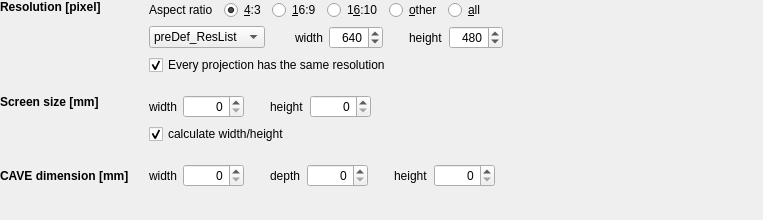
<?xml version="1.0" encoding="UTF-8"?>
<ui version="4.0">
 <class>VRCWProjectionResSizeClass</class>
 <widget class="QWidget" name="VRCWProjectionResSizeClass">
  <property name="geometry">
   <rect>
    <x>0</x>
    <y>0</y>
    <width>763</width>
    <height>220</height>
   </rect>
  </property>
  <property name="windowTitle">
   <string>VRCWProjectionResSize</string>
  </property>
  <layout class="QVBoxLayout" name="VRCWProjectionResSizeClassVLayout">
   <property name="margin">
    <number>0</number>
   </property>
   <item alignment="Qt::AlignLeft|Qt::AlignTop">
    <widget class="QWidget" name="mainWidget" native="true">
     <layout class="QGridLayout" name="mainWidgetGLayout">
      <property name="horizontalSpacing">
       <number>20</number>
      </property>
      <property name="verticalSpacing">
       <number>0</number>
      </property>
      <property name="margin">
       <number>0</number>
      </property>
      <item row="0" column="0" alignment="Qt::AlignLeft|Qt::AlignTop">
       <widget class="QWidget" name="caveDimResSizeWidget" native="true">
        <layout class="QGridLayout" name="caveDimResSizeWidgetGLayout">
         <property name="margin">
          <number>0</number>
         </property>
         <property name="spacing">
          <number>20</number>
         </property>
         <item row="4" column="2" alignment="Qt::AlignLeft|Qt::AlignTop">
          <widget class="QWidget" name="caveDimWidget" native="true">
           <layout class="QHBoxLayout" name="caveDimWidgetHLayout">
            <property name="margin">
             <number>0</number>
            </property>
            <item>
             <widget class="QLabel" name="caveDimWidthLabel">
              <property name="text">
               <string>width</string>
              </property>
             </widget>
            </item>
            <item>
             <widget class="QSpinBox" name="caveDimWidthSpinBox">
              <property name="alignment">
               <set>Qt::AlignRight|Qt::AlignTrailing|Qt::AlignVCenter</set>
              </property>
              <property name="maximum">
               <number>99999</number>
              </property>
             </widget>
            </item>
            <item>
             <spacer name="caveDimHSpacer1">
              <property name="orientation">
               <enum>Qt::Horizontal</enum>
              </property>
              <property name="sizeType">
               <enum>QSizePolicy::Fixed</enum>
              </property>
              <property name="sizeHint" stdset="0">
               <size>
                <width>20</width>
                <height>15</height>
               </size>
              </property>
             </spacer>
            </item>
            <item>
             <widget class="QLabel" name="caveDimDepthLabel">
              <property name="text">
               <string>depth</string>
              </property>
             </widget>
            </item>
            <item>
             <widget class="QSpinBox" name="caveDimDepthSpinBox">
              <property name="alignment">
               <set>Qt::AlignRight|Qt::AlignTrailing|Qt::AlignVCenter</set>
              </property>
              <property name="maximum">
               <number>99999</number>
              </property>
             </widget>
            </item>
            <item>
             <spacer name="caveDimHSpacer2">
              <property name="orientation">
               <enum>Qt::Horizontal</enum>
              </property>
              <property name="sizeType">
               <enum>QSizePolicy::Fixed</enum>
              </property>
              <property name="sizeHint" stdset="0">
               <size>
                <width>20</width>
                <height>15</height>
               </size>
              </property>
             </spacer>
            </item>
            <item>
             <widget class="QLabel" name="caveDimHeightLabel">
              <property name="text">
               <string>height</string>
              </property>
             </widget>
            </item>
            <item>
             <widget class="QSpinBox" name="caveDimHeightSpinBox">
              <property name="alignment">
               <set>Qt::AlignRight|Qt::AlignTrailing|Qt::AlignVCenter</set>
              </property>
              <property name="maximum">
               <number>99999</number>
              </property>
             </widget>
            </item>
           </layout>
          </widget>
         </item>
         <item row="1" column="2" alignment="Qt::AlignLeft|Qt::AlignTop">
          <widget class="QWidget" name="resCaveWallsSameResWidget" native="true">
           <layout class="QVBoxLayout" name="resCaveWallsSameResWidgetVLayout">
            <property name="margin">
             <number>0</number>
            </property>
            <item alignment="Qt::AlignLeft|Qt::AlignTop">
             <widget class="QWidget" name="aspectRatioWidget" native="true">
              <layout class="QHBoxLayout" name="aspectRatioWidgetHLayout">
               <property name="margin">
                <number>0</number>
               </property>
               <item>
                <widget class="QLabel" name="aspectRatioLabel">
                 <property name="text">
                  <string>Aspect ratio</string>
                 </property>
                </widget>
               </item>
               <item>
                <spacer name="aspectRatioWidgetHSpacer">
                 <property name="orientation">
                  <enum>Qt::Horizontal</enum>
                 </property>
                 <property name="sizeType">
                  <enum>QSizePolicy::Fixed</enum>
                 </property>
                 <property name="sizeHint" stdset="0">
                  <size>
                   <width>5</width>
                   <height>20</height>
                  </size>
                 </property>
                </spacer>
               </item>
               <item>
                <widget class="QRadioButton" name="aspRat4to3RadioButton">
                 <property name="text">
                  <string>&amp;4:3</string>
                 </property>
                 <property name="checked">
                  <bool>true</bool>
                 </property>
                </widget>
               </item>
               <item>
                <widget class="QRadioButton" name="aspRat16to9RadioButton">
                 <property name="text">
                  <string>&amp;16:9</string>
                 </property>
                </widget>
               </item>
               <item>
                <widget class="QRadioButton" name="aspRat16to10RadioButton">
                 <property name="text">
                  <string>1&amp;6:10</string>
                 </property>
                </widget>
               </item>
               <item>
                <widget class="QRadioButton" name="aspRatOtherRadioButton">
                 <property name="text">
                  <string>&amp;other</string>
                 </property>
                </widget>
               </item>
               <item>
                <widget class="QRadioButton" name="aspRatAllRadioButton">
                 <property name="text">
                  <string>&amp;all</string>
                 </property>
                </widget>
               </item>
              </layout>
             </widget>
            </item>
            <item alignment="Qt::AlignLeft|Qt::AlignTop">
             <widget class="QWidget" name="resWidget" native="true">
              <layout class="QHBoxLayout" name="resWidgetHLayout">
               <property name="spacing">
                <number>30</number>
               </property>
               <property name="margin">
                <number>0</number>
               </property>
               <item alignment="Qt::AlignLeft">
                <widget class="QComboBox" name="preDefResComboBox">
                 <property name="sizeAdjustPolicy">
                  <enum>QComboBox::AdjustToContents</enum>
                 </property>
                 <item>
                  <property name="text">
                   <string>preDef_ResList</string>
                  </property>
                 </item>
                </widget>
               </item>
               <item alignment="Qt::AlignLeft|Qt::AlignTop">
                <widget class="QWidget" name="userResWidget" native="true">
                 <layout class="QHBoxLayout" name="userResWidgetHLayout">
                  <property name="margin">
                   <number>0</number>
                  </property>
                  <item>
                   <widget class="QLabel" name="userResWidthLabel">
                    <property name="text">
                     <string>width</string>
                    </property>
                   </widget>
                  </item>
                  <item>
                   <widget class="QSpinBox" name="userResWidthSpinBox">
                    <property name="alignment">
                     <set>Qt::AlignRight|Qt::AlignTrailing|Qt::AlignVCenter</set>
                    </property>
                    <property name="minimum">
                     <number>1</number>
                    </property>
                    <property name="maximum">
                     <number>9999</number>
                    </property>
                    <property name="value">
                     <number>640</number>
                    </property>
                   </widget>
                  </item>
                  <item>
                   <spacer name="userResHSpacer">
                    <property name="orientation">
                     <enum>Qt::Horizontal</enum>
                    </property>
                    <property name="sizeType">
                     <enum>QSizePolicy::Fixed</enum>
                    </property>
                    <property name="sizeHint" stdset="0">
                     <size>
                      <width>20</width>
                      <height>15</height>
                     </size>
                    </property>
                   </spacer>
                  </item>
                  <item>
                   <widget class="QLabel" name="userResHeightLabel">
                    <property name="text">
                     <string>height</string>
                    </property>
                   </widget>
                  </item>
                  <item>
                   <widget class="QSpinBox" name="userResHeightSpinBox">
                    <property name="alignment">
                     <set>Qt::AlignRight|Qt::AlignTrailing|Qt::AlignVCenter</set>
                    </property>
                    <property name="minimum">
                     <number>1</number>
                    </property>
                    <property name="maximum">
                     <number>9999</number>
                    </property>
                    <property name="value">
                     <number>480</number>
                    </property>
                   </widget>
                  </item>
                 </layout>
                </widget>
               </item>
              </layout>
             </widget>
            </item>
            <item alignment="Qt::AlignTop">
             <widget class="QCheckBox" name="wallsSameResConfCheckBox">
              <property name="text">
               <string>Every projection has the same resolution</string>
              </property>
              <property name="checked">
               <bool>true</bool>
              </property>
             </widget>
            </item>
           </layout>
          </widget>
         </item>
         <item row="4" column="0">
          <widget class="QLabel" name="caveDimLabel">
           <property name="font">
            <font>
             <weight>75</weight>
             <bold>true</bold>
            </font>
           </property>
           <property name="text">
            <string>CAVE dimension [mm]</string>
           </property>
          </widget>
         </item>
         <item row="3" column="2" alignment="Qt::AlignLeft|Qt::AlignTop">
          <widget class="QWidget" name="screenSizeCalcWidget" native="true">
           <layout class="QVBoxLayout" name="screenSizeCalcWidgetVLayout">
            <property name="margin">
             <number>0</number>
            </property>
            <item alignment="Qt::AlignLeft|Qt::AlignTop">
             <widget class="QWidget" name="screenSizeWidget" native="true">
              <layout class="QHBoxLayout" name="screenSizeWidgetHLayout">
               <property name="margin">
                <number>0</number>
               </property>
               <item>
                <widget class="QLabel" name="screenSizeWidthLabel">
                 <property name="text">
                  <string>width</string>
                 </property>
                </widget>
               </item>
               <item>
                <widget class="QSpinBox" name="screenSizeWidthSpinBox">
                 <property name="alignment">
                  <set>Qt::AlignRight|Qt::AlignTrailing|Qt::AlignVCenter</set>
                 </property>
                 <property name="maximum">
                  <number>99999</number>
                 </property>
                </widget>
               </item>
               <item>
                <spacer name="screenSizeHSpacer">
                 <property name="orientation">
                  <enum>Qt::Horizontal</enum>
                 </property>
                 <property name="sizeType">
                  <enum>QSizePolicy::Fixed</enum>
                 </property>
                 <property name="sizeHint" stdset="0">
                  <size>
                   <width>20</width>
                   <height>15</height>
                  </size>
                 </property>
                </spacer>
               </item>
               <item>
                <widget class="QLabel" name="screenSizeHeightLabel">
                 <property name="text">
                  <string>height</string>
                 </property>
                </widget>
               </item>
               <item>
                <widget class="QSpinBox" name="screenSizeHeightSpinBox">
                 <property name="alignment">
                  <set>Qt::AlignRight|Qt::AlignTrailing|Qt::AlignVCenter</set>
                 </property>
                 <property name="maximum">
                  <number>99999</number>
                 </property>
                </widget>
               </item>
              </layout>
             </widget>
            </item>
            <item>
             <widget class="QCheckBox" name="calcWidthHeightCheckBox">
              <property name="text">
               <string>calculate width/height</string>
              </property>
              <property name="checked">
               <bool>true</bool>
              </property>
             </widget>
            </item>
           </layout>
          </widget>
         </item>
         <item row="3" column="0" alignment="Qt::AlignTop">
          <widget class="QLabel" name="screenSizeLabel">
           <property name="font">
            <font>
             <weight>75</weight>
             <bold>true</bold>
            </font>
           </property>
           <property name="text">
            <string>Screen size [mm]</string>
           </property>
          </widget>
         </item>
         <item row="1" column="0" alignment="Qt::AlignTop">
          <widget class="QLabel" name="resLabel">
           <property name="font">
            <font>
             <weight>75</weight>
             <bold>true</bold>
            </font>
           </property>
           <property name="text">
            <string>Resolution [pixel]</string>
           </property>
          </widget>
         </item>
        </layout>
       </widget>
      </item>
      <item row="0" column="1" alignment="Qt::AlignLeft|Qt::AlignTop">
       <widget class="QLabel" name="caveDimEdgesPictureLabel">
        <property name="text">
         <string/>
        </property>
        <property name="pixmap">
         <pixmap resource="vrcwimages.qrc">:/images/cave-edges.png</pixmap>
        </property>
       </widget>
      </item>
     </layout>
    </widget>
   </item>
  </layout>
 </widget>
 <layoutdefault spacing="6" margin="11"/>
 <tabstops>
  <tabstop>aspRat4to3RadioButton</tabstop>
  <tabstop>aspRat16to9RadioButton</tabstop>
  <tabstop>aspRat16to10RadioButton</tabstop>
  <tabstop>aspRatOtherRadioButton</tabstop>
  <tabstop>userResWidthSpinBox</tabstop>
  <tabstop>userResHeightSpinBox</tabstop>
  <tabstop>screenSizeWidthSpinBox</tabstop>
  <tabstop>screenSizeHeightSpinBox</tabstop>
  <tabstop>caveDimWidthSpinBox</tabstop>
  <tabstop>caveDimDepthSpinBox</tabstop>
  <tabstop>caveDimHeightSpinBox</tabstop>
 </tabstops>
 <resources>
  <include location="vrcwimages.qrc"/>
 </resources>
 <connections>
  <connection>
   <sender>userResWidthSpinBox</sender>
   <signal>valueChanged(int)</signal>
   <receiver>VRCWProjectionResSizeClass</receiver>
   <slot>emitResValChanged()</slot>
   <hints>
    <hint type="sourcelabel">
     <x>385</x>
     <y>48</y>
    </hint>
    <hint type="destinationlabel">
     <x>224</x>
     <y>0</y>
    </hint>
   </hints>
  </connection>
  <connection>
   <sender>userResHeightSpinBox</sender>
   <signal>valueChanged(int)</signal>
   <receiver>VRCWProjectionResSizeClass</receiver>
   <slot>emitResValChanged()</slot>
   <hints>
    <hint type="sourcelabel">
     <x>501</x>
     <y>48</y>
    </hint>
    <hint type="destinationlabel">
     <x>380</x>
     <y>0</y>
    </hint>
   </hints>
  </connection>
  <connection>
   <sender>caveDimWidthSpinBox</sender>
   <signal>editingFinished()</signal>
   <receiver>VRCWProjectionResSizeClass</receiver>
   <slot>emitCaveDimValChanged()</slot>
   <hints>
    <hint type="sourcelabel">
     <x>241</x>
     <y>185</y>
    </hint>
    <hint type="destinationlabel">
     <x>160</x>
     <y>124</y>
    </hint>
   </hints>
  </connection>
  <connection>
   <sender>caveDimDepthSpinBox</sender>
   <signal>editingFinished()</signal>
   <receiver>VRCWProjectionResSizeClass</receiver>
   <slot>emitCaveDimValChanged()</slot>
   <hints>
    <hint type="sourcelabel">
     <x>361</x>
     <y>185</y>
    </hint>
    <hint type="destinationlabel">
     <x>337</x>
     <y>130</y>
    </hint>
   </hints>
  </connection>
  <connection>
   <sender>caveDimHeightSpinBox</sender>
   <signal>editingFinished()</signal>
   <receiver>VRCWProjectionResSizeClass</receiver>
   <slot>emitCaveDimValChanged()</slot>
   <hints>
    <hint type="sourcelabel">
     <x>484</x>
     <y>185</y>
    </hint>
    <hint type="destinationlabel">
     <x>490</x>
     <y>126</y>
    </hint>
   </hints>
  </connection>
  <connection>
   <sender>screenSizeWidthSpinBox</sender>
   <signal>valueChanged(int)</signal>
   <receiver>VRCWProjectionResSizeClass</receiver>
   <slot>emitSizeWidthValChanged(int)</slot>
   <hints>
    <hint type="sourcelabel">
     <x>241</x>
     <y>117</y>
    </hint>
    <hint type="destinationlabel">
     <x>0</x>
     <y>50</y>
    </hint>
   </hints>
  </connection>
  <connection>
   <sender>screenSizeHeightSpinBox</sender>
   <signal>valueChanged(int)</signal>
   <receiver>VRCWProjectionResSizeClass</receiver>
   <slot>emitSizeHeightValChanged(int)</slot>
   <hints>
    <hint type="sourcelabel">
     <x>364</x>
     <y>117</y>
    </hint>
    <hint type="destinationlabel">
     <x>599</x>
     <y>55</y>
    </hint>
   </hints>
  </connection>
  <connection>
   <sender>wallsSameResConfCheckBox</sender>
   <signal>clicked()</signal>
   <receiver>VRCWProjectionResSizeClass</receiver>
   <slot>emitWallsResSameConfChanged()</slot>
   <hints>
    <hint type="sourcelabel">
     <x>530</x>
     <y>76</y>
    </hint>
    <hint type="destinationlabel">
     <x>599</x>
     <y>31</y>
    </hint>
   </hints>
  </connection>
  <connection>
   <sender>preDefResComboBox</sender>
   <signal>currentIndexChanged(int)</signal>
   <receiver>VRCWProjectionResSizeClass</receiver>
   <slot>emitResValChanged()</slot>
   <hints>
    <hint type="sourcelabel">
     <x>279</x>
     <y>49</y>
    </hint>
    <hint type="destinationlabel">
     <x>0</x>
     <y>35</y>
    </hint>
   </hints>
  </connection>
  <connection>
   <sender>preDefResComboBox</sender>
   <signal>currentIndexChanged(int)</signal>
   <receiver>VRCWProjectionResSizeClass</receiver>
   <slot>showUserRes_exec(int)</slot>
   <hints>
    <hint type="sourcelabel">
     <x>279</x>
     <y>49</y>
    </hint>
    <hint type="destinationlabel">
     <x>0</x>
     <y>1</y>
    </hint>
   </hints>
  </connection>
  <connection>
   <sender>aspRat4to3RadioButton</sender>
   <signal>toggled(bool)</signal>
   <receiver>VRCWProjectionResSizeClass</receiver>
   <slot>aspectRatioChanged(bool)</slot>
   <hints>
    <hint type="sourcelabel">
     <x>296</x>
     <y>21</y>
    </hint>
    <hint type="destinationlabel">
     <x>192</x>
     <y>-10</y>
    </hint>
   </hints>
  </connection>
  <connection>
   <sender>aspRat16to9RadioButton</sender>
   <signal>toggled(bool)</signal>
   <receiver>VRCWProjectionResSizeClass</receiver>
   <slot>aspectRatioChanged(bool)</slot>
   <hints>
    <hint type="sourcelabel">
     <x>352</x>
     <y>21</y>
    </hint>
    <hint type="destinationlabel">
     <x>397</x>
     <y>-5</y>
    </hint>
   </hints>
  </connection>
  <connection>
   <sender>aspRat16to10RadioButton</sender>
   <signal>toggled(bool)</signal>
   <receiver>VRCWProjectionResSizeClass</receiver>
   <slot>aspectRatioChanged(bool)</slot>
   <hints>
    <hint type="sourcelabel">
     <x>415</x>
     <y>21</y>
    </hint>
    <hint type="destinationlabel">
     <x>377</x>
     <y>-10</y>
    </hint>
   </hints>
  </connection>
  <connection>
   <sender>aspRatOtherRadioButton</sender>
   <signal>toggled(bool)</signal>
   <receiver>VRCWProjectionResSizeClass</receiver>
   <slot>aspectRatioChanged(bool)</slot>
   <hints>
    <hint type="sourcelabel">
     <x>482</x>
     <y>21</y>
    </hint>
    <hint type="destinationlabel">
     <x>495</x>
     <y>-25</y>
    </hint>
   </hints>
  </connection>
  <connection>
   <sender>aspRatAllRadioButton</sender>
   <signal>toggled(bool)</signal>
   <receiver>VRCWProjectionResSizeClass</receiver>
   <slot>aspectRatioChanged(bool)</slot>
   <hints>
    <hint type="sourcelabel">
     <x>530</x>
     <y>21</y>
    </hint>
    <hint type="destinationlabel">
     <x>563</x>
     <y>-7</y>
    </hint>
   </hints>
  </connection>
  <connection>
   <sender>calcWidthHeightCheckBox</sender>
   <signal>clicked()</signal>
   <receiver>VRCWProjectionResSizeClass</receiver>
   <slot>emitCalcWidthHeightChecked()</slot>
   <hints>
    <hint type="sourcelabel">
     <x>350</x>
     <y>144</y>
    </hint>
    <hint type="destinationlabel">
     <x>304</x>
     <y>289</y>
    </hint>
   </hints>
  </connection>
 </connections>
 <slots>
  <slot>emitResValChanged()</slot>
  <slot>emitCaveDimValChanged()</slot>
  <slot>emitSizeWidthValChanged(int)</slot>
  <slot>emitSizeHeightValChanged(int)</slot>
  <slot>emitWallsResSameConfChanged()</slot>
  <slot>showUserRes_exec(int)</slot>
  <slot>emitCalcWidthHeightChecked()</slot>
  <slot>aspectRatioChanged(bool)</slot>
 </slots>
</ui>
